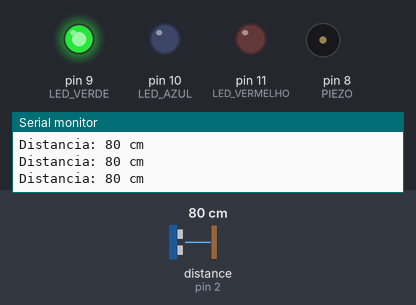
Recording of a sketch running on a simulated Arduino Uno, built with avr-gcc and run on an emulated ATmega328P. Parts: output pins drawn as LEDs (lit = HIGH), buzzer (waves = sounding), the last lines printed to the serial monitor. Wiring (inferred from the names in the program): ultrasonic range finder: trigger pin 3; echo pin 2. The test bench sets the inputs (shaded band); at power-on: distance to the obstacle (sensor on pin 2) 80 cm. The echo pulse lasts 58.3 µs per cm; pins used as bus, display or sensor lines are not drawn.

Above: at 1.2 s.
1.3 s: distance to the obstacle (sensor on pin 2) set to 2 cm
At 2.9 s:
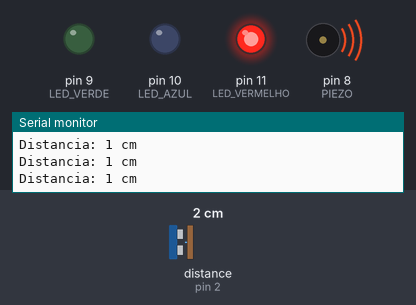
4.3 s: distance to the obstacle (sensor on pin 2) set to 21 cm
At 4.46 s:
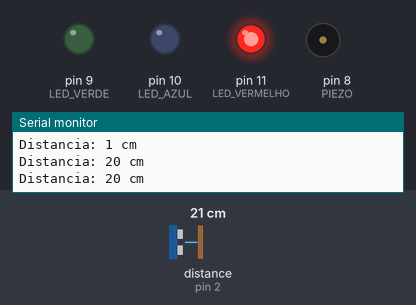
7.3 s: distance to the obstacle (sensor on pin 2) set to 24 cm
At 7.42 s:
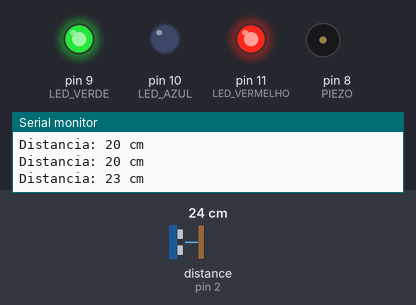
10.3 s: distance to the obstacle (sensor on pin 2) set to 9 cm
At 10.51 s:
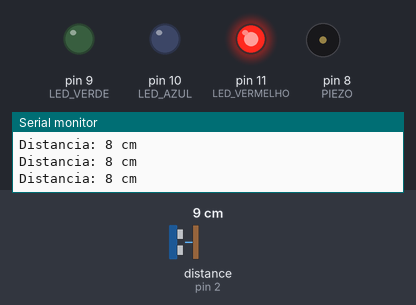
Timing chart, 0 to 14.3 s (numbered marks = the images above; inputs shaded):
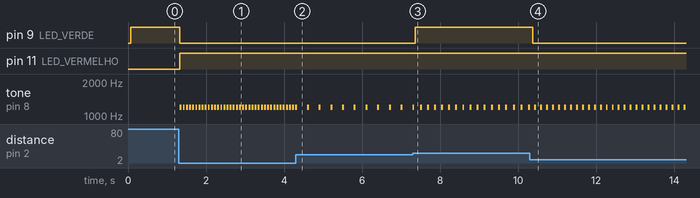

The sketch:

sensor_de_reh.ino
```cpp
const int LED_VERMELHO = 11;
const int LED_AZUL = 10;
const int LED_VERDE = 9;

const int PIEZO = 8;
const int TRIG = 3;
const int ECHO = 2;

// Limites de distancia em centimetros
const int DISTANCIA_SEGURA = 50;
const int DISTANCIA_PERIGO = 20;

const int FREQUENCIA_SOM = 1200;

unsigned long ultimoBip = 0;
unsigned long ultimaLeitura = 0;
int intervaloBip = 0;

void setup() {
  Serial.begin(9600);

  pinMode(LED_VERMELHO, OUTPUT);
  pinMode(LED_AZUL, OUTPUT);
  pinMode(LED_VERDE, OUTPUT);

  pinMode(PIEZO, OUTPUT);
  pinMode(TRIG, OUTPUT);
  pinMode(ECHO, INPUT);

  ledsOff();
}

void loop() {
  unsigned long agora = millis();

  // Atualiza a distancia a cada 70 ms
  if (agora - ultimaLeitura >= 70) {
    ultimaLeitura = agora;

    int distancia = sensor_morcego(TRIG, ECHO);

    Serial.print("Distancia: ");
    Serial.print(distancia);
    Serial.println(" cm");

    if (distancia == 0) {
      // Nenhuma leitura valida
      ledsOff();
      intervaloBip = 0;
      noTone(PIEZO);
    }
    else if (distancia > DISTANCIA_SEGURA) {
      // Distancia segura - Verde
      acendeVerde();
      intervaloBip = 0;
      noTone(PIEZO);
    }
    else if (distancia > DISTANCIA_PERIGO) {
      // Perto - Amarelo
      acendeAmarelo();
      intervaloBip = map(distancia, 21, 50, 150, 600);
    }
    else {
      // Muito perto - Vermelho
      acendeVermelho();
      intervaloBip = map(
        constrain(distancia, 2, 20),
        2, 20, 80, 300
      );
    }
  }

  // Controla o bip sem parar o programa
  if (intervaloBip > 0) {
    if (agora - ultimoBip >= intervaloBip) {
      tone(PIEZO, FREQUENCIA_SOM, 50);
      ultimoBip = agora;
    }
  }
}

// Medicao de distancia pelo ultrassom
int sensor_morcego(int pinotrig, int pinoecho) {
  digitalWrite(pinotrig, LOW);
  delayMicroseconds(2);

  digitalWrite(pinotrig, HIGH);
  delayMicroseconds(10);
  digitalWrite(pinotrig, LOW);

  unsigned long duracao = pulseIn(pinoecho, HIGH, 25000);

  if (duracao == 0) {
    return 0;
  }

  return duracao / 58;
}

void ledsOff() {
  digitalWrite(LED_VERMELHO, LOW);
  digitalWrite(LED_AZUL, LOW);
  digitalWrite(LED_VERDE, LOW);
}

void acendeVermelho() {
  digitalWrite(LED_VERMELHO, HIGH);
  digitalWrite(LED_AZUL, LOW);
  digitalWrite(LED_VERDE, LOW);
}

void acendeVerde() {
  digitalWrite(LED_VERMELHO, LOW);
  digitalWrite(LED_AZUL, LOW);
  digitalWrite(LED_VERDE, HIGH);
}

void acendeAmarelo() {
  digitalWrite(LED_VERMELHO, HIGH);
  digitalWrite(LED_AZUL, LOW);
  digitalWrite(LED_VERDE, HIGH);
}
```

Measured:
- the behaviour switches between 21 and 22 cm on distance to the obstacle (sensor on pin 2) (found by bisection; images 2 and 3)
- after the input at 1.3 s, pin 9 (LED_VERDE): HIGH → LOW at once; pin 11 (LED_VERMELHO): LOW → HIGH at once; tone on pin 8 (PIEZO): alternates 1200 Hz for 0.05 s and silent for 0.03 s, starting at once
- after the input at 4.3 s, tone on pin 8 (PIEZO): alternates 1200 Hz for 0.05 s and silent for 0.25 s, starting after 0.29 s
- after the input at 7.3 s, pin 9 (LED_VERDE): LOW → HIGH after 0.06 s; tone on pin 8 (PIEZO): alternates 1200 Hz for 0.05 s and silent for 0.13 s, starting after 0.19 s
- after the input at 10.3 s, pin 9 (LED_VERDE): HIGH → LOW after 0.07 s
